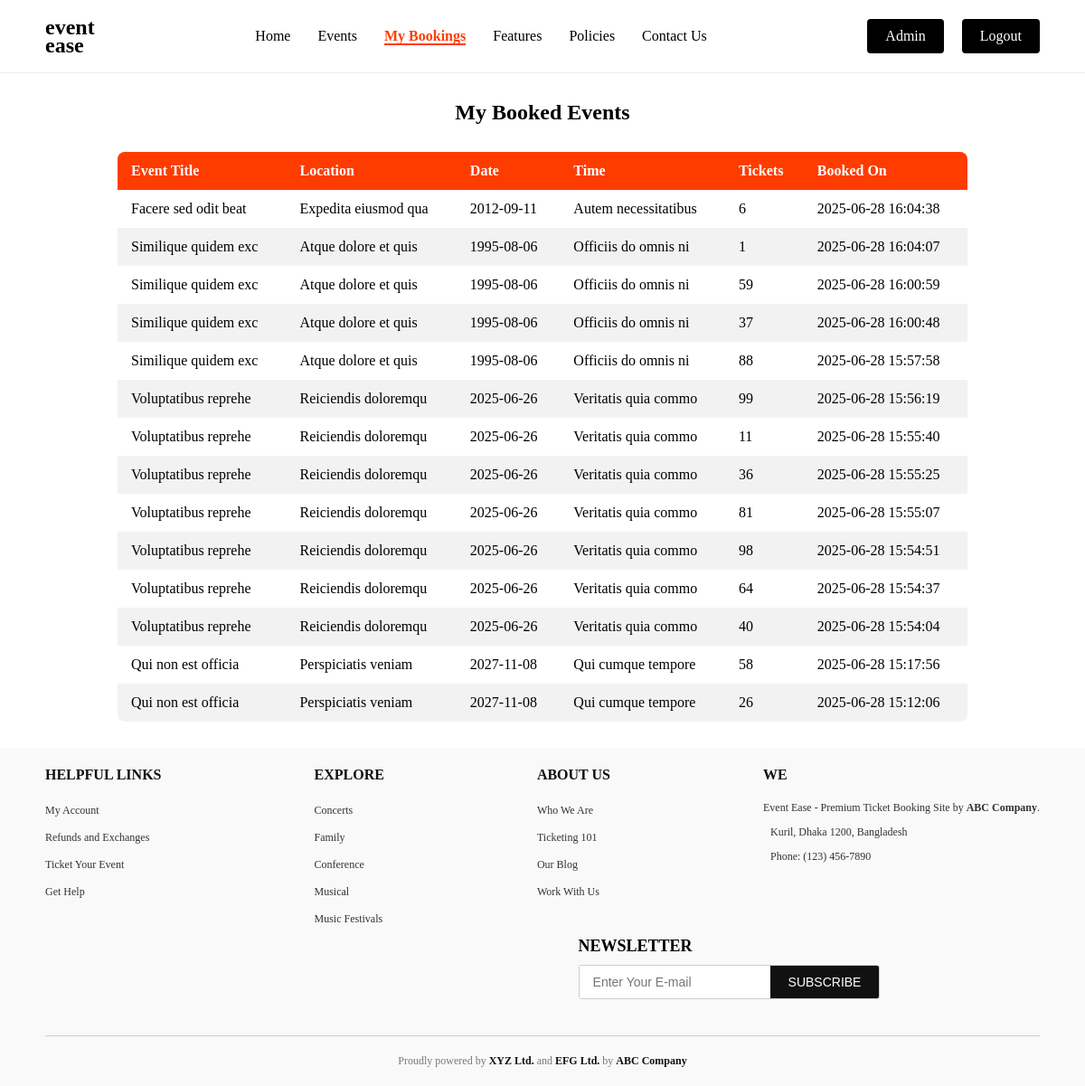
Screenshot of /views/my_events_page.php (signed in) with the database file from the repository.
### tables this page shows
CREATE TABLE `attendee_list` (
  `id` int(11) NOT NULL,
  `event_id` int(11) NOT NULL,
  `user_id` int(11) NOT NULL,
  `number_of_tickets` int(11) NOT NULL,
  `price` int(11) NOT NULL,
  `card_number` int(11) NOT NULL,
  `card_holder_name` varchar(255) NOT NULL,
  `booking_time` timestamp NOT NULL DEFAULT current_timestamp()
);

CREATE TABLE `events` (
  `id` int(11) NOT NULL,
  `title` varchar(255) NOT NULL,
  `price` decimal(10,2) NOT NULL,
  `location` varchar(255) NOT NULL,
  `date` date NOT NULL,
  `time` varchar(50) NOT NULL,
  `category` varchar(100) NOT NULL,
  `organizer` varchar(100) NOT NULL,
  `image` varchar(255) DEFAULT NULL,
  `description` text DEFAULT NULL,
  `available_seats` int(11) NOT NULL
);

### models/user_model.php (called while the page is built, shortened)
<?php
require __DIR__ . '../../config/db.php';
function getMyEvents($id){
  global $conn;
  $sql="select a.id, e.title, e.location, e.date, e.time, a.number_of_tickets, a.booking_time from attendee_list a join events e on a.event_id=e.id where a.user_id = $id order by a.booking_time desc";
  $result=$conn->query($sql);
  $myEvents=[];
  while($row=$result->fetch_assoc()){
    $myEvents[]=$row;
  }
  return json_encode($myEvents);
}
?>

### controllers/user_controller.php (called while the page is built, shortened)
<?php
include __DIR__ . '../../models/user_model.php';
function myEvents($id){
  return getMyEvents($id);
}
?>

### views/my_events_page.php (the view, shortened to what this page needs)
<?php
include '../controllers/user_controller.php';
$userId=$_SESSION['user']['id'];
$myEvents=json_decode(myEvents($userId));
?>
<!DOCTYPE html>
<html lang="en">
<head>
  <link rel="stylesheet" href="../public/styles/my_events.css"/>
  <link rel="stylesheet" href="../public/styles/navbar.css">
  <link rel="stylesheet" href="../public/styles/footer.css">
</head>
<body>
  <?php include './layouts/navbar.php'?>
  <section class="container">
    <h2>My Booked Events</h2>
    <table>
      <thead>
        <tr>
          <th>Event Title</th>
          <th>Location</th>
          <th>Date</th>
          <th>Time</th>
          <th>Tickets</th>
          <th>Booked On</th>
        </tr>
      </thead>
      <tbody>
        <?php
          foreach($myEvents as $key=>$value) {
            echo "<tr>
              <td>".$value->title."</td>
              <td>".$value->location."</td>
              <td>".$value->date."</td>
              <td>".$value->time."</td>
              <td>".$value->number_of_tickets."</td>
              <td>".$value->booking_time."</td>
            </tr>";
          }
        ?>
      </tbody>
    </table>
  </section>
  <?php include './layouts/footer.php'?>
</body>
</html>

### public/styles/my_events.css (style rules this page uses)
* { margin: 0; padding: 0; box-sizing: border-box; }
.container { padding: 30px; max-width: 1000px; margin: auto; }
h2 { margin-bottom: 30px; text-align: center; }
table { width: 100%; border-collapse: collapse; border-radius: 8px; overflow: hidden; }
table thead { background-color: #ff3c00; color: white; }
table th, table td { padding: 12px 15px; text-align: left; }
table tbody tr:nth-child(even) { background-color: #f2f2f2; }

### rows the page displays
attendee_list: event.title "Facere sed odit beat", event.location "Expedita eiusmod qua", event.date "2012-09-11", event.time "Autem necessitatibus", number_of_tickets "6", booking_time "2025-06-28 16:04:38"
attendee_list: event.title "Similique quidem exc", event.location "Atque dolore et quis", event.date "1995-08-06", event.time "Officiis do omnis ni", number_of_tickets "1", booking_time "2025-06-28 16:04:07"
attendee_list: event.title "Similique quidem exc", event.location "Atque dolore et quis", event.date "1995-08-06", event.time "Officiis do omnis ni", number_of_tickets "59", booking_time "2025-06-28 16:00:59"
attendee_list: event.title "Similique quidem exc", event.location "Atque dolore et quis", event.date "1995-08-06", event.time "Officiis do omnis ni", number_of_tickets "37", booking_time "2025-06-28 16:00:48"
attendee_list: event.title "Similique quidem exc", event.location "Atque dolore et quis", event.date "1995-08-06", event.time "Officiis do omnis ni", number_of_tickets "88", booking_time "2025-06-28 15:57:58"
attendee_list: event.title "Voluptatibus reprehe", event.location "Reiciendis doloremqu", event.date "2025-06-26", event.time "Veritatis quia commo", number_of_tickets "99", booking_time "2025-06-28 15:56:19"
attendee_list: event.title "Voluptatibus reprehe", event.location "Reiciendis doloremqu", event.date "2025-06-26", event.time "Veritatis quia commo", number_of_tickets "11", booking_time "2025-06-28 15:55:40"
attendee_list: event.title "Voluptatibus reprehe", event.location "Reiciendis doloremqu", event.date "2025-06-26", event.time "Veritatis quia commo", number_of_tickets "36", booking_time "2025-06-28 15:55:25"
attendee_list: event.title "Voluptatibus reprehe", event.location "Reiciendis doloremqu", event.date "2025-06-26", event.time "Veritatis quia commo", number_of_tickets "81", booking_time "2025-06-28 15:55:07"
attendee_list: event.title "Voluptatibus reprehe", event.location "Reiciendis doloremqu", event.date "2025-06-26", event.time "Veritatis quia commo", number_of_tickets "98", booking_time "2025-06-28 15:54:51"
attendee_list: event.title "Voluptatibus reprehe", event.location "Reiciendis doloremqu", event.date "2025-06-26", event.time "Veritatis quia commo", number_of_tickets "64", booking_time "2025-06-28 15:54:37"
attendee_list: event.title "Voluptatibus reprehe", event.location "Reiciendis doloremqu", event.date "2025-06-26", event.time "Veritatis quia commo", number_of_tickets "40", booking_time "2025-06-28 15:54:04"
attendee_list: event.title "Qui non est officia", event.location "Perspiciatis veniam", event.date "2027-11-08", event.time "Qui cumque tempore", number_of_tickets "58", booking_time "2025-06-28 15:17:56"
attendee_list: event.title "Qui non est officia", event.location "Perspiciatis veniam", event.date "2027-11-08", event.time "Qui cumque tempore", number_of_tickets "26", booking_time "2025-06-28 15:12:06"
